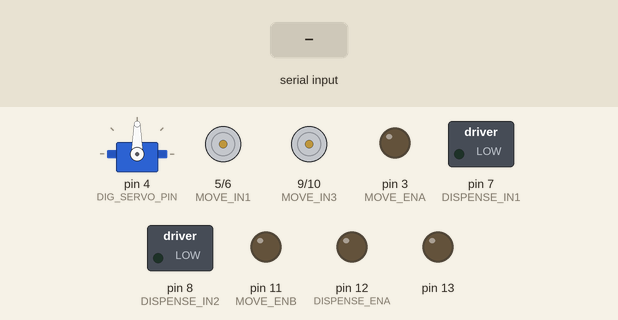
This sketch was run on a simulated Arduino Uno, built with avr-gcc and run on an emulated ATmega328P. On the bench: servo, motor-driver pin pairs drawn as motors (green arrow = first pin HIGH = forward, orange = second pin HIGH = backward, longer = more drive), switched loads named in the sketch (green lamp = pin HIGH), output pins drawn as LEDs (lit = HIGH). The test bench sets the inputs (shaded band).

Above: at 1.2 s.
1.3 s: "T" received over Serial
At 4.0 s:
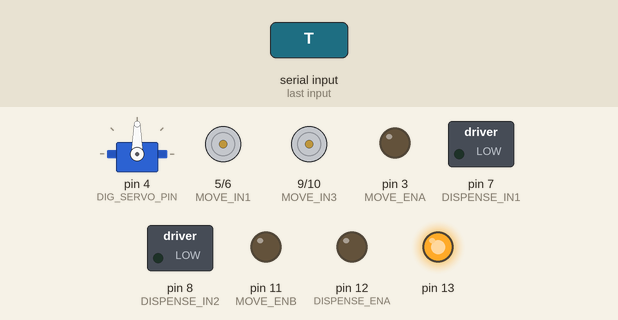
4.3 s: "F" received over Serial
At 5.2 s:
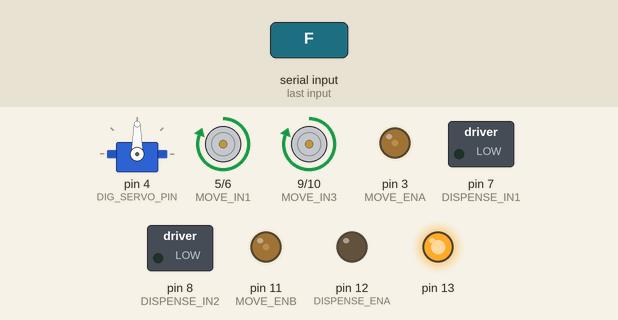
5.8 s: "B" received over Serial
At 6.4 s:
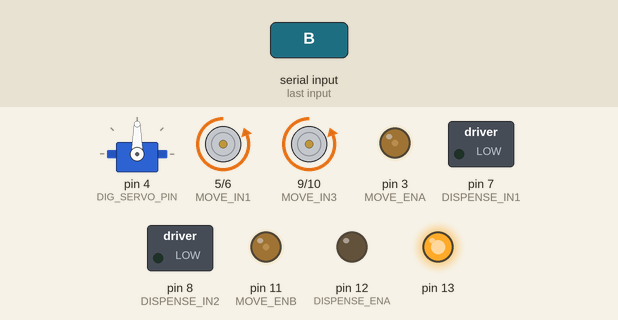
7.3 s: "L" received over Serial
At 8.5 s:
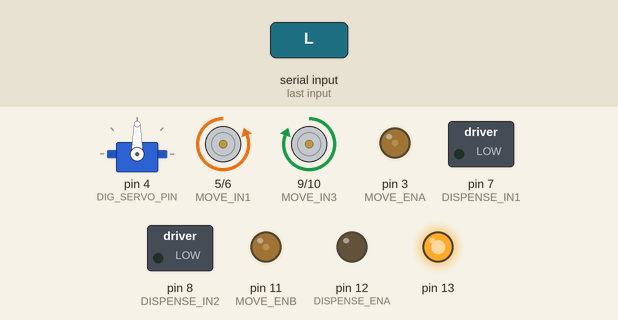
8.8 s: "R" received over Serial
At 9.8 s:
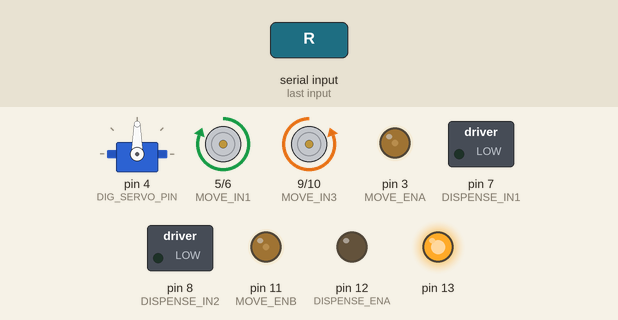
10.3 s: "S" received over Serial
At 11.0 s:
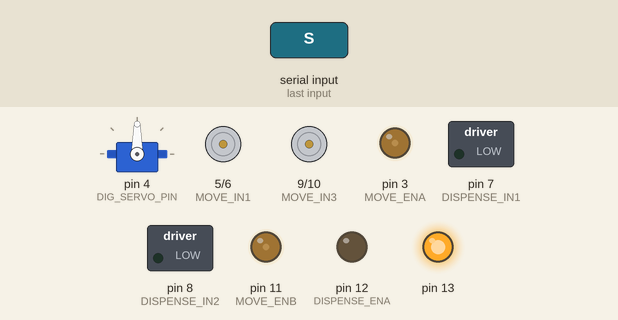
Timing chart, 0 to 12.8 s (numbered marks = the images above; inputs shaded):
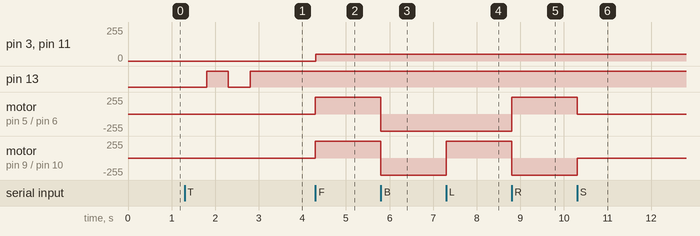

Measured:
- after the input at 1.3 s, pin 13: LOW → HIGH after 0.50 s, → LOW 0.50 s later, → HIGH 0.50 s later
- after the input at 4.3 s, pin 3 (MOVE_ENA), pin 11 (MOVE_ENB): 0/255 → 50/255 at once; motor on pin 5 (MOVE_IN1) / pin 6 (MOVE_IN2), motor on pin 9 (MOVE_IN3) / pin 10 (MOVE_IN4): stopped → forward 255/255 at once
- after the input at 5.8 s, motor on pin 5 (MOVE_IN1) / pin 6 (MOVE_IN2), motor on pin 9 (MOVE_IN3) / pin 10 (MOVE_IN4): forward 255/255 → backward 255/255 at once
- after the input at 7.3 s, motor on pin 9 (MOVE_IN3) / pin 10 (MOVE_IN4): backward 255/255 → forward 255/255 at once
- after the input at 8.8 s, motor on pin 5 (MOVE_IN1) / pin 6 (MOVE_IN2): backward 255/255 → forward 255/255 at once; motor on pin 9 (MOVE_IN3) / pin 10 (MOVE_IN4): forward 255/255 → backward 255/255 at once
- after the input at 10.3 s, motor on pin 5 (MOVE_IN1) / pin 6 (MOVE_IN2): forward 255/255 → stopped at once; motor on pin 9 (MOVE_IN3) / pin 10 (MOVE_IN4): backward 255/255 → stopped at once

The sketch:

sketch_apr29a.ino
```cpp
#include <Servo.h>

// Movement motor driver pins
#define MOVE_ENA 3
#define MOVE_ENB 11
#define MOVE_IN1 5
#define MOVE_IN2 6
#define MOVE_IN3 9
#define MOVE_IN4 10

// Seed dispenser motor pins
#define DISPENSE_IN1 7
#define DISPENSE_IN2 8
#define DISPENSE_ENA 12

// Servo for digging
#define DIG_SERVO_PIN 4

Servo digServo;

void setup() {
  // Initialize motor pins
  pinMode(MOVE_ENA, OUTPUT);
  pinMode(MOVE_ENB, OUTPUT);
  pinMode(DISPENSE_ENA, OUTPUT);
  pinMode(MOVE_IN1, OUTPUT);
  pinMode(MOVE_IN2, OUTPUT);
  pinMode(MOVE_IN3, OUTPUT);
  pinMode(MOVE_IN4, OUTPUT);
  pinMode(13, OUTPUT);

  pinMode(DISPENSE_IN1, OUTPUT);
  pinMode(DISPENSE_IN2, OUTPUT);

  digServo.attach(DIG_SERVO_PIN);

  Serial.begin(9600); // Bluetooth communication
}

void loop() {
  if (Serial.available()) {
    char cmd = Serial.read();

    switch (cmd) {
      case 'F': moveAhead(); break;
      case 'B': moveBack(); break;
      case 'L': rotateLeft(); break;
      case 'R': rotateRight(); break;
      case 'S': haltMotors(); break;
      case 'H': digHole(); break;
      case 'D': releaseSeed(); break;
      case 'T': blinkLED(); break;
    }
  }
}

void moveAhead() {
  digitalWrite(MOVE_IN1, 1);
  digitalWrite(MOVE_IN2, 0);
  digitalWrite(MOVE_IN3, 1);
  digitalWrite(MOVE_IN4, 0);
  analogWrite(MOVE_ENA, 50);
  analogWrite(MOVE_ENB, 50);
}

void moveBack() {
  digitalWrite(MOVE_IN1, 0);
  digitalWrite(MOVE_IN2, 1);
  digitalWrite(MOVE_IN3, 0);
  digitalWrite(MOVE_IN4, 1);
  analogWrite(MOVE_ENA, 50);
  analogWrite(MOVE_ENB, 50);
}

void rotateLeft() {
  digitalWrite(MOVE_IN1, 0);
  digitalWrite(MOVE_IN2, 1);
  digitalWrite(MOVE_IN3, 1);
  digitalWrite(MOVE_IN4, 0);
  analogWrite(MOVE_ENA, 50);
  analogWrite(MOVE_ENB, 50);
}

void rotateRight() {
  digitalWrite(MOVE_IN1, 1);
  digitalWrite(MOVE_IN2, 0);
  digitalWrite(MOVE_IN3, 0);
  digitalWrite(MOVE_IN4, 1);
  analogWrite(MOVE_ENA, 50);
  analogWrite(MOVE_ENB, 50);
}

void haltMotors() {
  digitalWrite(MOVE_IN1, 0);
  digitalWrite(MOVE_IN2, 0);
  digitalWrite(MOVE_IN3, 0);
  digitalWrite(MOVE_IN4, 0);
}

void digHole() {
  digServo.write(90); // Lower
  delay(1000);
  digServo.write(0);  // Raise
}

void releaseSeed() {
  digitalWrite(DISPENSE_IN1, 1);
  digitalWrite(DISPENSE_IN2, 0);
  analogWrite(DISPENSE_ENA, 50);
  delay(500);
  digitalWrite(DISPENSE_IN1, 0);
  digitalWrite(DISPENSE_IN2, 0);
}

void blinkLED() {
  digitalWrite(13, 0);
  delay(500);
  digitalWrite(13, 1);
  delay(500);
  digitalWrite(13, 0);
  delay(500);
  digitalWrite(13, 1);
  delay(500);
}
```
